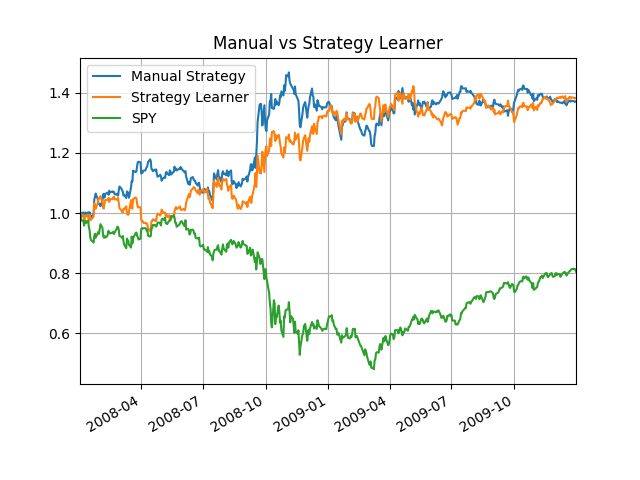

Reproduce this figure in Python.
'''

'''			  		 			 	 	 		 		 	  		   	  			  	
 			  		 			 	 	 		 		 	  		   	  			  	
import datetime as dt 			  		 			 	 	 		 		 	  		   	  			  	
import pandas as pd 			  		 			 	 	 		 		 	  		   	  			  	
import util as ut 			  		 			 	 	 		 		 	  		   	  			  	
import random 		
import QLearner as ql	 
import ManualStrategy as ms
import StrategyLearner as sl
import indicators as ind
from marketsimcode import compute_portvals 	 	
import matplotlib.pyplot as plt

def author(self): 
    return 'gtusername'  		 			 	 	 		 		 	  		   	  			  	
 			  		 			 	 	 		 		 	  		   	  			  	
if __name__=="__main__": 
    sym = "JPM"
    sv = 100000
    sd = dt.datetime(2008, 1, 1)
    ed = dt.datetime(2009, 12, 31)
    slearner = sl.StrategyLearner(verbose=False, impact=0.0)
    slearner.addEvidence(symbol=sym, sd=sd, ed=ed, sv=sv)
    trades_sl = slearner.testPolicy(symbol=sym, sd=sd, ed=ed, sv=100000)

    # strat learner portfolio
    portvals_sl = compute_portvals(trades_sl, sv)

    # man strategy
    mslearner = ms.ManualStrategy(impact=0.0)
    trades_ms = mslearner.testPolicy(symbol=sym, sd=sd, ed=ed, sv=sv)
    portvals_ms = compute_portvals(trades_ms, sv)

    # compare
    dates = pd.date_range(sd, ed)
    syms = ['SPY']
    prices_SPY = ut.get_data(syms, dates, addSPY=True, colname='Adj Close')
    prices_SPY = prices_SPY[syms]

    prices_norm = prices_SPY / prices_SPY.values[0]
    prices_norm = prices_norm.dropna(how='all')
    prices_norm = prices_norm.fillna(method='ffill')
    prices_norm = prices_norm.fillna(method='bfill')
    port_sl_norm = portvals_sl / portvals_sl.values[0]
    port_ms_norm = portvals_ms / portvals_ms.values[0]

    all_vals = pd.concat([port_ms_norm, port_sl_norm, prices_norm], axis=1)
    all_vals.columns = ['Manual Strategy', 'Strategy Learner', 'SPY']

    all_vals.plot(title='Manual vs Strategy Learner', use_index=True, )
    plt.legend()
    plt.grid()
    plt.savefig('experiment1.png')
